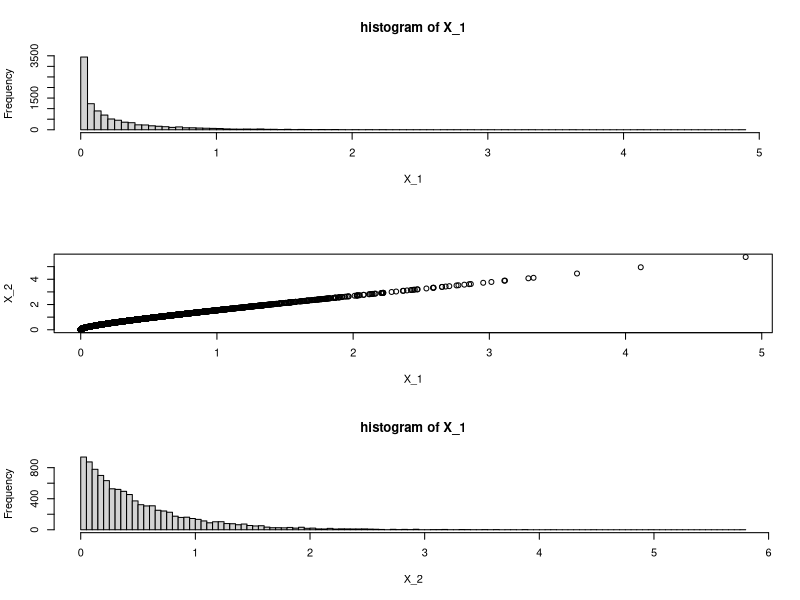

This chart was generated by the following R code:
#' This script illustrate the concept of co-dependence, as described 
#' in A. Meucci, "Risk and Asset Allocation", Springer, 2005,  Chapter 2.
#'
#' @references
#' \url{http://}
#' See Meucci's script for "S_FullCodependence.m"
#'
#' @author Xavier Valls \email{flamejat@@gmail.com}
#' @export

#############################################################################################################
### Generate draws 
J    = 10000;
N    = 10;
sig2 = 1;

U = runif( J );
X = matrix( NaN, J, N );

for( n in 1 : N )
{
    a = n / 2;
    b = 2 * sig2;
    X[ , n ] = qgamma( U, a, b );
}

NumBins = round( 10 * log( J ));

par( mfrow = c( 3, 1) );
hist( X[ , 1 ], NumBins, xlab = "X_1", main = "histogram of X_1" );
plot( X[ , 1 ], X[ , 2 ], xlab = "X_1", ylab = "X_2" );
hist( X[ , 2 ], NumBins, xlab = "X_2", main = "histogram of X_1" );
